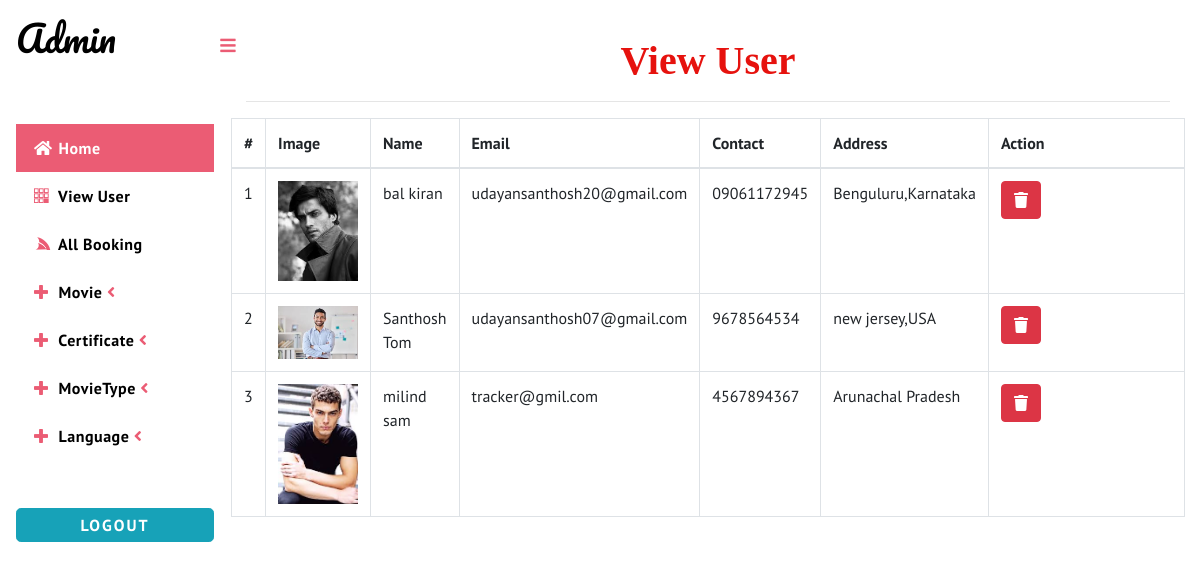
The app's page /view_user/ (signed in) with its own data.
### movie/models.py (models this page shows, shortened)
class Customer(models.Model):
    user = models.ForeignKey(User,on_delete=models.CASCADE,null=True)
    contact=models.CharField(max_length=10,null=True)
    address=models.CharField(max_length=100,null=True)
    like=models.CharField(max_length=100,null=True)
    gen=models.CharField(max_length=100,null=True)
    dob=models.DateField(max_length=100,null=True)
    image = models.FileField(null=True)

### movie/views.py (the view)
# urls.py: path('view_user/', View_User, name="view_user"),
def View_User(request):
    if not request.user.is_staff:
        return redirect('login')
    data = Customer.objects.all()
    d = {'data': data}
    return render(request,'view_user.html',d)

### movie/templates/view_user.html (shortened to what this page needs)
{% extends 'index_admin.html' %}
{% load static %}
{% block body %}
<link rel="stylesheet" type="text/css" href="//cdn.datatables.net/1.10.21/css/jquery.dataTables.min.css">
<div class="container ">
    <div class="container-fluid">
        <h1 align="center" style="font-weight:bold;font-family : 'Monotype Corsiva' ; color : #E6120E ;margin-top:4%">View User</h1>
        <hr></div>
                           <table id="myTable" class="table table-bordered"  >
                                  <thead>
                                    <tr>
                                      <th>#</th>
                                      <th>Image</th>
                                      <th>Name</th>
                                      <th>Email</th>
                                      <th>Contact</th>
                                      <th>Address</th>
                                      <th style="width:200px">Action</th>
                                  </tr>
                              </thead>
                              <tbody>
                              {% for i in data %}
                                <tr>
                                  <td>{{forloop.counter}}</td>
                                  <td><img src="{{i.image.url}}" style="width:80px;100px"></td>
                                  <td>{{i.user.first_name}} {{i.user.last_name}}</td>
                                  <td>{{i.user.email}}</td>
                                  <td>{{i.contact}}</td>
                                  <td>{{i.address}}</td>
                                  <td style="width:150px">
                                  <a href="{% url 'delete_user' i.user.id %}" ><button class="btn btn-danger" onclick="return confirm('Are you sure?')"><i class="fa fa-trash"></i></button></a></td>
                              </tr>
                              {% endfor %}
                          </tbody>
                      </table>
                  </div>
{% endblock %}

### movie/static/css1/style.css (style rules this page uses)
html, body { font-family: 'PT Sans', sans-serif; font-size: 100%; overflow-x: hidden; background: #fff; }
body a { transition: 0.5s all ease; -webkit-transition: 0.5s all ease; -moz-transition: 0.5s all ease; -o-transition: 0.5s all ease; -ms-transition: 0.5s all ease; text-decoration: none; }
h1, h2, h3, h4, h5, h6 { margin: 0; font-family: 'Yanone Kaffeesatz', sans-serif; }
.cbp-spmenu-push { overflow-x: hidden; position: relative; }
.cbp-spmenu, .cbp-spmenu-push { -webkit-transition: all 0.3s ease; -moz-transition: all 0.3s ease; transition: all 0.3s ease; }

### records on screen
Customer: image (picture), user.first_name "bal", user.last_name "kiran", user.email "udayansanthosh20@gmail.com", contact "09061172945", address "Benguluru,Karnataka"
Customer: image (picture), user.first_name "Santhosh", user.last_name "Tom", user.email "udayansanthosh07@gmail.com", contact "9678564534", address "new jersey,USA"
Customer: image (picture), user.first_name "milind", user.last_name "sam", user.email "tracker@gmil.com", contact "4567894367", address "Arunachal Pradesh"
